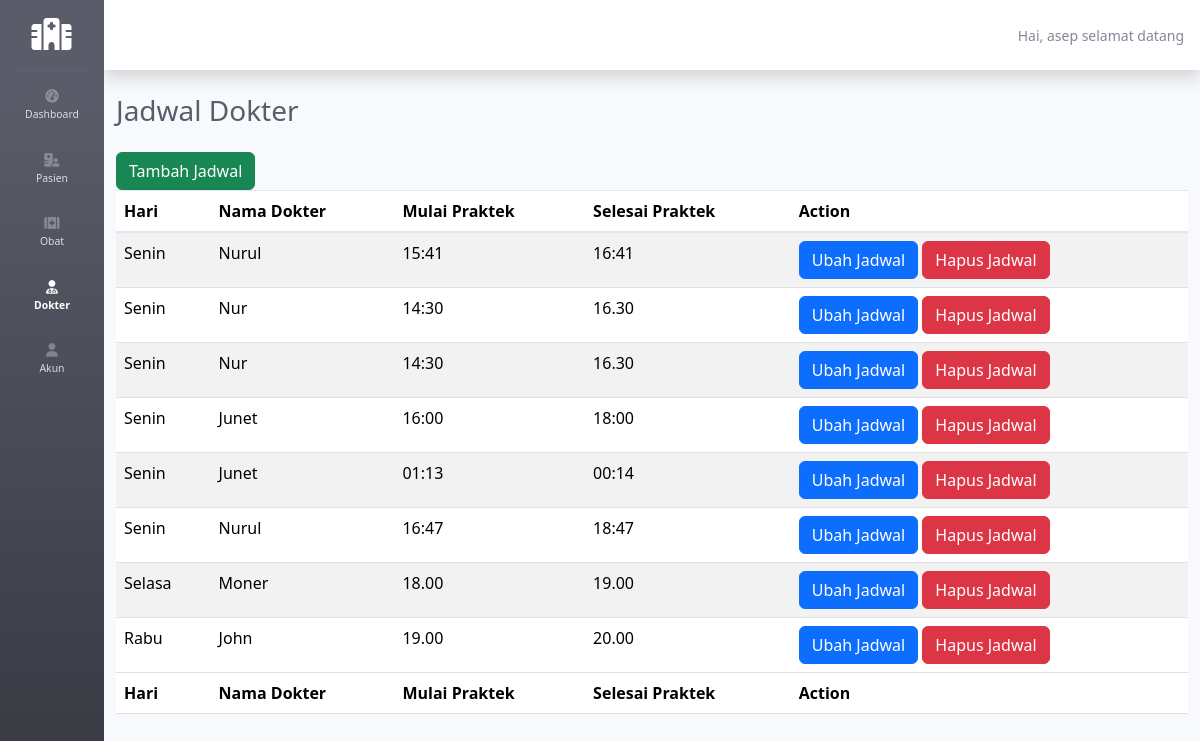
/jadwal.php (signed in), run on the app's committed database.
### tables this page shows
CREATE TABLE `jadwal` (
  `id_jadwal` int(11) NOT NULL,
  `hari` enum('Senin','Selasa','Rabu','Kamis','Jumat','Sabtu','Minggu') NOT NULL,
  `nama_dokter` varchar(100) NOT NULL,
  `mulaiP` varchar(100) NOT NULL,
  `selesaiP` varchar(1000) NOT NULL
);

### jadwal.php (the view, shortened to what this page needs)
<!DOCTYPE html>
<html lang="en">
<head>
    <link href="vendor/fontawesome-free/css/all.min.css" rel="stylesheet" type="text/css">
    <link href="style/sb-admin-2.min.css" rel="stylesheet">
    <link href="https://cdn.jsdelivr.net/npm/bootstrap@5.3.3/dist/css/bootstrap.min.css" rel="stylesheet">
    <link rel="stylesheet" href="https://cdnjs.cloudflare.com/ajax/libs/twitter-bootstrap/5.3.0/css/bootstrap.min.css">
    <link href="https://cdn.jsdelivr.net/npm/bootstrap@5.3.3/dist/css/bootstrap.min.css" rel="stylesheet">
</head>
<body id="page-top" class="sidebar-toggled">
    <?php
    include_once 'navbar.php';
    ?>
                <div class="container-fluid">
                    <div class="d-sm-flex align-items-center justify-content-between mb-4">
                        <h1 class="h3 mb-0 text-gray-800">Jadwal Dokter</h1>
                    </div>
                    <?php if($_SESSION["akses"]=="Admin"){
    ?>
<button type="button" class="btn btn-success" data-bs-toggle="modal" data-bs-target="#tambahModal">
  Tambah Jadwal
</button>
<?php
}
?>
        <table id="tabel" class="table table-striped" style="width:100%">
        <thead>
            <tr>
            <th>Hari</th>
            <th>Nama Dokter</th>
            <th>Mulai Praktek</th>
            <th>Selesai Praktek</th>
                <?php
                    if($_SESSION["akses"]=="Admin"){
                        echo "<th>Action</th>";
                    }
                ?>
            </tr>
        </thead>
        <tbody>
        <?php
                    $sql = "SELECT * FROM jadwal ORDER BY CASE WHEN hari = 'Senin' THEN 1 WHEN hari = 'Selasa' THEN 2 WHEN hari = 'Rabu' THEN 3 WHEN hari = 'Kamis' THEN 4 WHEN hari = 'Jumat' THEN 5 WHEN hari = 'Sabtu' THEN 6 WHEN hari = 'Minggu' THEN 7 END";
                    $query = mysqli_query($conn,$sql);
                while($rewind = mysqli_fetch_assoc($query)){
                    echo "<tr>";
                    echo "<td>".$rewind['hari']."</td>";
                    echo "<td>".$rewind['nama_dokter']."</td>";
                    echo "<td>".$rewind['mulaiP']."</td>";
                    echo "<td>".$rewind['selesaiP']."</td>";
                    if($_SESSION["akses"]=="Admin"){
                    echo "<td>";?>
                    <button type="button" class="btn btn-primary" data-bs-toggle="modal" data-bs-target="#ubahModal<?=$rewind['id_jadwal'];?>">Ubah Jadwal</button>
                    <button type="button" class="btn btn-danger" data-bs-toggle="modal" data-bs-target="#hapusModal<?=$rewind['id_jadwal'];?>">Hapus Jadwal</button>
                <?php
                    echo "</td>";
                    echo "</tr>";?>
<?php
                    }
                }
                ?>
        </tbody>
        <tfoot>
            <tr>
            <th>Hari</th>
            <th>Nama Dokter</th>
            <th>Mulai Praktek</th>
            <th>Selesai Praktek</th>
                <?php
                    if($_SESSION["akses"]=="Admin"){
                        echo "<th>Action</th>";
                    }
                ?>
            </tr>
        </tfoot>
    </table>
                <?php
    include_once 'footer.php';
?>

### data on the page
jadwal: hari "Senin", nama_dokter "Nurul", mulaiP "15:41", selesaiP "16:41"
jadwal: hari "Senin", nama_dokter "Nur", mulaiP "14:30", selesaiP "16.30"
jadwal: hari "Senin", nama_dokter "Nur", mulaiP "14:30", selesaiP "16.30"
jadwal: hari "Senin", nama_dokter "Junet", mulaiP "16:00", selesaiP "18:00"
jadwal: hari "Senin", nama_dokter "Junet", mulaiP "01:13", selesaiP "00:14"
jadwal: hari "Senin", nama_dokter "Nurul", mulaiP "16:47", selesaiP "18:47"
jadwal: hari "Selasa", nama_dokter "Moner", mulaiP "18.00", selesaiP "19.00"
jadwal: hari "Rabu", nama_dokter "John", mulaiP "19.00", selesaiP "20.00"

### other printed values
$_SESSION["nama"] "asep"
